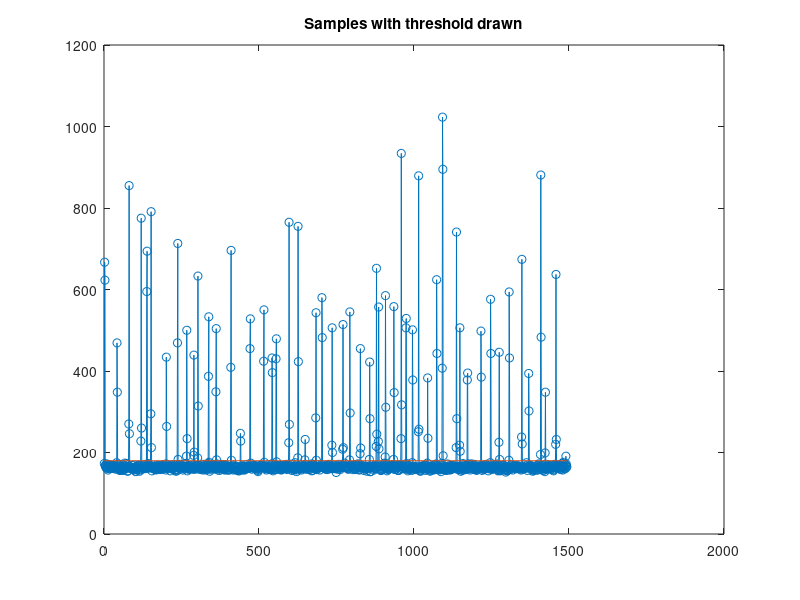
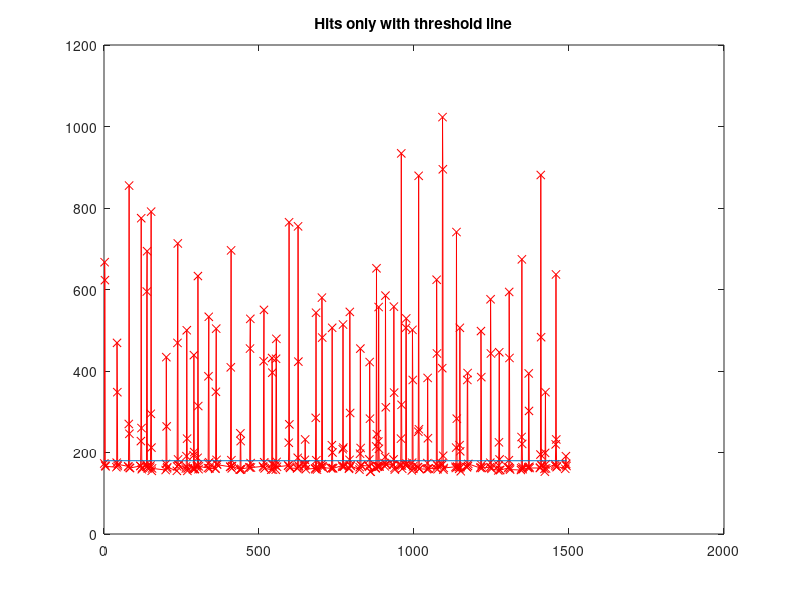
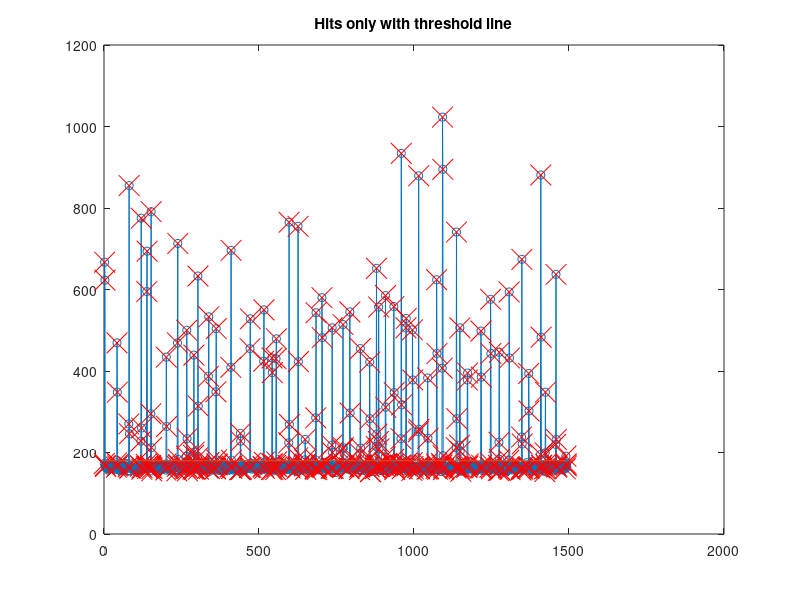

The MATLAB source for these figures, in order:
%Script to simulate events in proton detector for darklight
clear;
close all;

%first define some constants:
tq = 100e-12; %time quanta in seconds

%event rate information (seconds)
rate_sep_mean = 1/5e6;
rate_sep_sd = rate_sep_mean/3;

%event magnitude information
mag_mean = 1;
mag_sd = 0.4;

%Sampeling information (seconds)
t_sample = 1/150e6;
sample_bits = 10;

%Noise information
noise_det_mag = mag_mean / 1000; %~60dB noise floor

noise_shaper_mag = mag_mean / 1000;

%simulation time (in seconds)
t_simulation = 10000e-9;

%gaussian shaping properties
t_shape = 20e-9;%shaping time in seconds

%plots
gen_all_plots = 0;
gen_sig_gen_plots = 0;
gen_sig_shaping_plots = 0;
gen_dig_plots = 0;
gen_hit_find_plots = 1;

%% First: generate simulation space
num_tq = ceil(t_simulation/tq);
if num_tq < 100
    error('sig_sim:time_scale_err', 'Check time scale')
end
%pre-allocate all simulation spaces (if additional simulation spaces are
%added, pre-allocate them here.
num_simulation_steps = 4;
sim_space = zeros(num_simulation_steps, num_tq);

tq_sample = ceil(t_sample / tq);
if tq_sample < 10
    error('sig_sim:sample_rate','Sample rate too high for time scale')
end
num_samples = ceil(num_tq / tq_sample);
num_digital_steps = 6;
dig_space = zeros(num_digital_steps, num_samples);

%% Step 1: generate event time locations
%We do this by saying that time quanta 0 is an event and then
%generating a gaussian amount of time with an average of
%rate_sep_mean and a standard deviation of rate_sep_sd.
rate_sep_mean_q = rate_sep_mean / tq;
rate_sep_sd_q = rate_sep_sd / tq;

if rate_sep_mean_q < 100
    error('sig_sim:rate_sep_err', 'Rate separation too small')
end

%this is ugly... is there a more creative way to do this?
index = 1;
while index < num_tq
    sim_space(1,index) = 1;
    index = index + floor(normrnd(rate_sep_mean_q, rate_sep_sd_q));
end

if (gen_all_plots == 1) || (gen_sig_gen_plots == 1)
    figure();
    plot(sim_space(1,:),'-o')
    hold on;
    title('First Sim Space: impulses at event locations');
end

%% Step 2: generate event time magnitudes
sim_space(2,:) = abs(normrnd(mag_mean, mag_sd, [1, num_tq])) .* sim_space(1,:);

if (gen_all_plots == 1) || (gen_sig_gen_plots == 1)
    figure();
    plot(sim_space(2,:),'-o')
    hold on;
    title('Second Sim Space: impulses at event locations w gaussian magnitude');
end

%% Step 3: generate noise events
sim_space(3,:) = sim_space(2,:)+normrnd(0, noise_det_mag, [1, num_tq]);
if (gen_all_plots == 1) || (gen_sig_gen_plots == 1)
    figure();
    plot(sim_space(3,:),'-o')
    hold on;
    title('Third Sim Space: noise before shaper');
end
%%%TODO: investigate if this is the distro of noise we'd actually see.  May
%%%not make a difference in principle, but worth looking into. (pink noise)
%% Step 4: generate shaping
%first pass at shaping alg.

%reminder of gaussian : g(x) = (1/(sd*sqrt(2*pi)))*exp((-1/2)*((x-mean)/sd)^2)
%we say that the shaping time is equal to 6 sigma.  So:
shape_sd = t_shape / tq / 6;
%we put the mean 3 sigma in to give a 3 sigma leadup and a 6 sigma tail
shape_mean = shape_sd*3;
%now we generate the shape coeff
shape_coeff = (1/(shape_sd*sqrt(2*pi)))*exp((-1/2)*(((1:9*shape_sd)-shape_mean)/shape_sd).^2);
%now we normalize the shape_coeff
shape_coeff = shape_coeff / (1/(shape_sd*sqrt(2*pi)));

if (gen_all_plots == 1) || (gen_sig_gen_plots == 1)
    figure();
    plot(shape_coeff);
    hold on;
    title('Signal Shape');
end

for index = (1:length(shape_coeff))
    if index == 1
        sim_space(4,:) = sim_space(3,:)*shape_coeff(1);
    else
        sim_space(4,:) = sim_space(4,:) + horzcat(zeros(1,index-1),sim_space(3,(1:num_tq-(index-1))))*shape_coeff(index);
    end
end

if (gen_all_plots == 1) || (gen_sig_shaping_plots == 1)
    figure();
    plot(sim_space(4,:),'o-')
    hold on;
    title('Fourth Sim Space: shaped events')
end

%% Step 5: add electronic noise to output
sim_space(5,:) = sim_space(4,:)+normrnd(0, noise_shaper_mag, [1, num_tq]);
if (gen_all_plots == 1) || (gen_sig_shaping_plots == 1)
    figure();
    plot(sim_space(5,:),'-o')
    hold on;
    title('Fifth Sim Space: noise after shaper');
end

%%%TODO: investigate if this is the distro of noise we'd actually see.  May
%%%not make a difference in principle, but worth looking into. (pink noise)
%% Step 4: generate sampling times

dig_space(2,:) = sim_space(5,(1:tq_sample:num_tq));
dig_space(1,:) = (1:tq_sample:num_tq);
if (gen_all_plots == 1) || (gen_dig_plots == 1)
    figure();
    plot(dig_space(2,:),'-o')
    hold on;
    title('Dig Space 2: Sampled Signal');
    figure();
    plot(sim_space(5,:),'-o')
    hold on;
    plot(dig_space(1,:),dig_space(2,:), 'r*', 'MarkerSize', 10)
    title('Samples overlayed on shaped signal');
end

%% Step 5: quantize digital samples
%max value calculation
max_val = 2^sample_bits-1;
max_analog_val = mag_sd*5;
offset_val = mag_sd*0.8;

%insert clipping function here.
dig_space(3,:) = dig_space(2,:); %placeholder for clipped values

%perform quantization, using floor
dig_space(4,:) = floor((dig_space(3,:)+offset_val)/max_analog_val*max_val);

%quantization error:
dig_space(5,:) = (dig_space(4,:)-dig_space(2,:)/max_analog_val*max_val);

if (gen_all_plots == 1) || (gen_dig_plots == 1)
    figure();
    plot(dig_space(4,:), '-o');
    hold on;
    title('Dig space 4: Quantized sampled data');
    
    figure();
    plot(dig_space(2,:), '-o');
    hold on;
    plot(dig_space(4,:)/max_val*max_analog_val,'-r*', 'MarkerSize', 7);
    title('Quantized sampled data, normalized by max value, on the non quantized data');
    
    figure();
    plot(dig_space(5,:), '-o');
    hold on;
    title('Dig space 5: Quantization error in LSBs');
end

%% Step 6: non-linear cliping operation
dig_space(6,:) = dig_space(4,:);
for index = (1:num_samples)
    if dig_space(6,index) > max_val
        dig_space(6,index) = max_val;
    else if dig_space(6,index) < 0
            dig_space(6,index) = 0;
        end
    end
end

if (gen_all_plots == 1) || (gen_dig_plots == 1)
    figure();
    plot(dig_space(6,:), '-og');
    hold on;
    title('Dig space 6: clipped samples, approximation of what we would see from an ADC');
    
    figure();
    plot(dig_space(4,:), '-ob');
    hold on;
    plot(dig_space(6,:), '-*g', 'MarkerSize', 10);
    title('Dig space 4 and 6 (before and after non-linear clipping)');
end

%% Step 7: hit-finding
%Set threshold based on the DC offset and the noise floor:
threshold = (offset_val+(noise_det_mag+noise_shaper_mag)*6)/max_analog_val*max_val+10;
%threshold is the offset value, plus 6 sigma of the noise plus 10 counts.

%number of samples on the edge of a hit to grab:
edge_grab = 2;

if (gen_all_plots == 1) || (gen_hit_find_plots == 1)
    figure();
    plot(dig_space(6,:), '-o');
    hold on;
    line([1,num_samples],[threshold,threshold]);
    title('Samples with threshold drawn');
end

%Now we find hits
index = 1;  %index holds where in the sample space we are
hit_id = 1; %hit_id holds the ID of the hit to be written out
%hit_index = 1; %hit_index holds the index inside the hit of the sample
%end_index = 1; %makes coding a bit easier at the end, can probably be
%simplified away...
%the hit locker is not pre-allocated.  this is inefficient.  Cannot be
%pre-allocated because we do not pre-determine the size of the hit locker
%each hit locker array has a format like this:
%index 1 = index of first sample in the locker (hit location)
%all subsequent values are the values in the locker

while index <= num_samples
    %entering the loop we assume that we are not in the middle of a hit
    if dig_space(6,index) >= threshold;
        %if this is true, then we have just come to the first above
        %threshold sample of a hit.
        if index <= edge_grab %make sure we don't try to access samples which don't exist
            hit_locker{hit_id}(1) = 1;%assign 1 to the hit location
            hit_index = 2;
            while (hit_index-1 <= index-1)
                hit_locker{hit_id}(hit_index) = dig_space(6,hit_index-1);
                hit_index = hit_index + 1;
            end
        else
            hit_locker{hit_id}(1) = index-edge_grab;
            hit_index = 2;
            while (hit_index-1 <= edge_grab)
                hit_locker{hit_id}(hit_index) = dig_space(6,index-edge_grab+hit_index-2);    %hit_index-2 is zero for the first iteration
                hit_index = hit_index + 1;
            end
        end
        %ok, now we have gathered all of the previous hits, time to start
        %gathering the normal hits
        while (dig_space(6,index) >= threshold)
            hit_locker{hit_id}(hit_index) = dig_space(6,index);
            hit_index = hit_index + 1;
            index = index + 1;
        end
        
        %Now we have gathered all of the pulses above threshold, time for
        %the end grab at the other end
        end_index = 1;
        
        if (index + edge_grab) > num_samples
            while index + end_index <= num_samples
                hit_locker{hit_id}(hit_index) = dig_space(6,index+end_index-1);
                end_index = end_index + 1;
                hit_index = hit_index + 1;
            end
        else
            while end_index <= edge_grab
                hit_locker{hit_id}(hit_index) = dig_space(6,index+end_index-1);
                end_index = end_index + 1;
                hit_index = hit_index + 1;
            end
        end
        %note that the end grab doesn't touch the index.  We should be
        %ending on an index where we are below threshold, so theoretically
        %if there is another hit that starts during the edge grab this will
        %be picked up as a different event.
        hit_id = hit_id + 1;
    else
        index = index + 1;
    end
end

num_hits = length(hit_locker);
%now plot all of the hits...
%first generate some xy pairs
x_hit=[];
y_hit=[];
for index = (1:num_hits)
    for sub_index = (2:length(hit_locker{index}))
        y_hit = horzcat(y_hit,hit_locker{index}(sub_index));
        x_hit = horzcat(x_hit,hit_locker{index}(1)+sub_index-2);
    end
end

if (gen_all_plots == 1) || (gen_hit_find_plots == 1)
    figure();
    plot(x_hit, y_hit, '-xr');
    hold on;
    line([1,num_samples],[threshold,threshold]);
    title('Hits only with threshold line');
    figure();
    plot(dig_space(6,:), '-o');
    hold on;
    plot(x_hit, y_hit, 'xr','MarkerSize',15);
    line([1,num_samples],[threshold,threshold]);
    title('Hits only with threshold line');
end

        